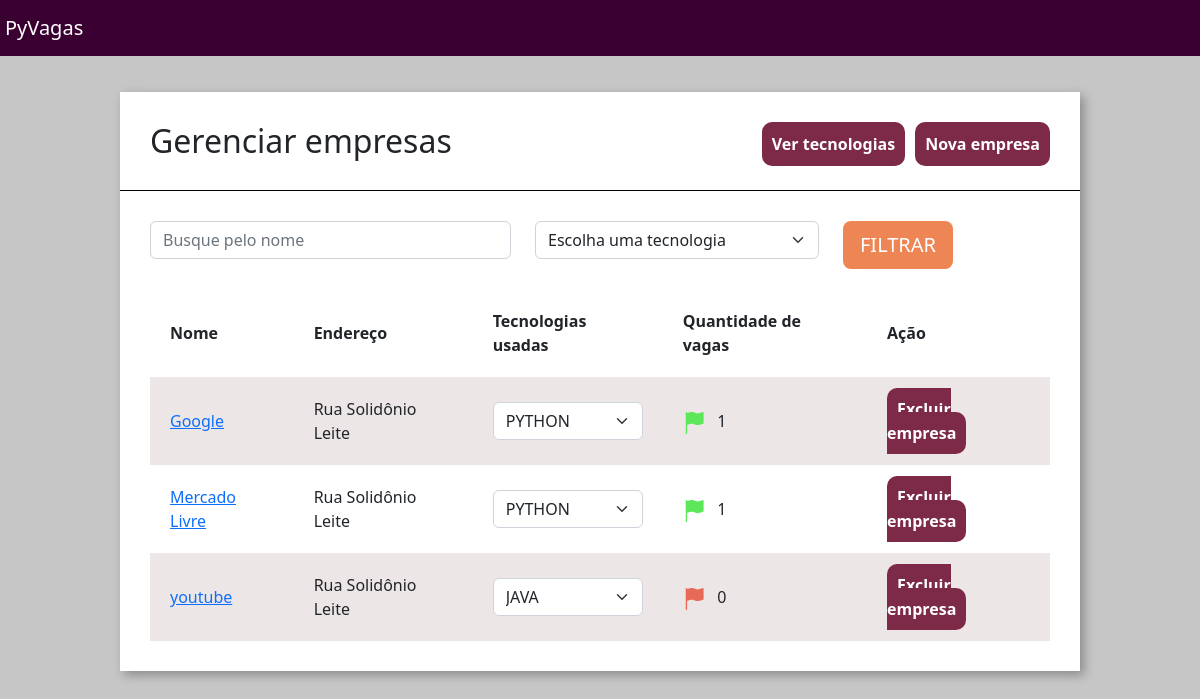
Page /home/empresas/ on the committed database.
### empresa/models.py (models this page shows, shortened)
class Empresa(models.Model):
    choices_nicho_mercado = (
        ('P', 'Programação'),
        ('S', 'Suporte Técnico'),
        ('E', 'Engenharia')
    )
    logo = models.ImageField(upload_to="logo_empresa", null=True, blank=True)
    nome = models.CharField(max_length=30)
    email = models.EmailField()
    cidade = models.CharField(max_length=30)
    tecnologias = models.ManyToManyField(Tecnologias)
    endereco = models.CharField(max_length=60)
    nicho_mercado = models.CharField(max_length=3, choices=choices_nicho_mercado)
    caracteristica_empresa = models.TextField()
    def qtd_vagas(self):
        return Vagas.objects.filter(empresa__id=self.id).count()

### empresa/views.py (the view)
# urls.py: path('empresas/',views.empresas, name='empresas'),
def empresas(request):
    technologias_filtrar = request.GET.get('tecnologias')
    nome_filtrar = request.GET.get('nome')
    empresas = Empresa.objects.all()
    if technologias_filtrar:
        empresas = empresas.filter(tecnologias = technologias_filtrar)
    if nome_filtrar:
        empresas = empresas.filter(nome__icontains = nome_filtrar)
    tecnologias = Tecnologias.objects.all()
    return render(request, 'empresas.html', {'empresas': empresas, 'tecnologias': tecnologias})

### empresa/models.py (called while the page is built)
    def __str__(self):
        return self.tecnologia

### empresa/templatetags/filtro.py (called while the page is built)
@register.filter(name='is_par')
def is_par(valor):
    return True if valor % 2 == 0 else False

### empresa/templates/empresas.html (shortened to what this page needs)
{% extends 'base.html' %}
{% load static %}
{% load filtro %}
{% block 'head' %}
    <link href="{% static 'empresa/css/empresas.css' %}" rel="stylesheet">
{% endblock %}
{% block 'body' %}
    <div class="wrapper">
        <div class="box">
            <div class="header-box">
                <h2 class="titulo">Gerenciar empresas</h2>
                <a href="{% url 'nova_empresa' %}" class="btn-nova-empresa">Nova empresa</a>
                <a href="{% url 'tecnologias'%}" class="btn-nova-empresa">Ver tecnologias</a>
            </div>
            <div class="borda-box"></div>
            <div class="body-box">
                <form action="{% url 'empresas' %}" method="GET"> {% csrf_token %}
                <div class="row">
                        <div class="col-md-5">
                            <input type="text" placeholder="Busque pelo nome" class="form-control" name="nome">
                        </div>
                        <div class="col-md-4">
                            <select class="form-select" name="tecnologias">
                                        <option value="" disabled selected hidden>Escolha uma tecnologia</option>
                            </select>
                        </div>
                    <div class="col-md-3">
                        <input type="submit" value="FILTRAR" class="btn btn-lg btn-orange">
                    </div>
                </div>
                </form>
                <table class="tabela" cellpadding="20">
                    <tr>
                        <th>Nome</th>
                        <th>Endereço</th>
                        <th>Tecnologias usadas</th>
                        <th>Quantidade de vagas</th>
                        <th>Ação</th>
                    </tr>
                    {% for empresa in empresas%}
                    <tr {% if not forloop.counter|is_par %} class="tabela-linha" {% endif %}>
                        <td> <a href="{% url 'empresa_unica' empresa.id %}"> {{empresa.nome}} </a> </td>
                        <td>{{empresa.endereco}}</td>
                        <td>
                            <select class="form-select">
                                {% for tech in empresa.tecnologias.all %}
                                    <option>{{tech}}</option>
                                {% endfor %}
                            </select>
                        </td>
                        <td>
                            {% if empresa.qtd_vagas > 0 %}
                                <img src="{% static 'empresa/img/flag_green.png' %}">
                            {% else %}
                                <img src="{% static 'empresa/img/flag_red.png' %}">
                            {% endif %}
                            &nbsp&nbsp{{empresa.qtd_vagas}}
                        </td>
                        <td>
                            <a href="{% url 'excluir_empresa' empresa.id %}" class="btn-excluir">Excluir empresa</a>
                        </td>
                    </tr>
                {% endfor %}
                </table>
            </div>
        </div>
    </div>
{% endblock%}

### gestor_de_vagas/templates/static/base/css/base.css (style rules this page uses)
body { background-color: #C6C6C6 !important; }

### gestor_de_vagas/templates/static/empresa/css/empresas.css (style rules this page uses)
.wrapper { margin-top: 3%; display: flex; flex-direction: row; justify-content: center; align-items: center; }
.box { width: 80vw; background: #fff; box-shadow: 4px 4px 10px rgba(0,0,0,.3); }
.titulo { display: inline; }
.btn-nova-empresa { float: right; text-decoration: none; color: white; background-color: #7D2948; padding: 10px; border-radius: 10px; font-weight: bold; margin-left: 10px; }
.header-box { padding: 30px; }
.borda-box { border-top: 1px solid black; }
.body-box { padding: 30px; }
.btn-orange { background-color: #ED8554; color: white; }
.tabela { width: 100%; margin-top: 20px; }
.tabela-linha { background-color: #EDE6E6; }
.btn-excluir { text-decoration: none; color: white; background-color: #7D2948; padding: 10px; border-radius: 10px; font-weight: bold; }

### rows in the picture
Empresa: nome "Google", endereco "Rua Solidônio Leite", qtd_vagas "1"
Empresa: nome "Mercado Livre", endereco "Rua Solidônio Leite", qtd_vagas "1"
Empresa: nome "youtube", endereco "Rua Solidônio Leite", qtd_vagas "0"

### other values in the picture
form field value "PYTHON"
form field value "JAVA"
